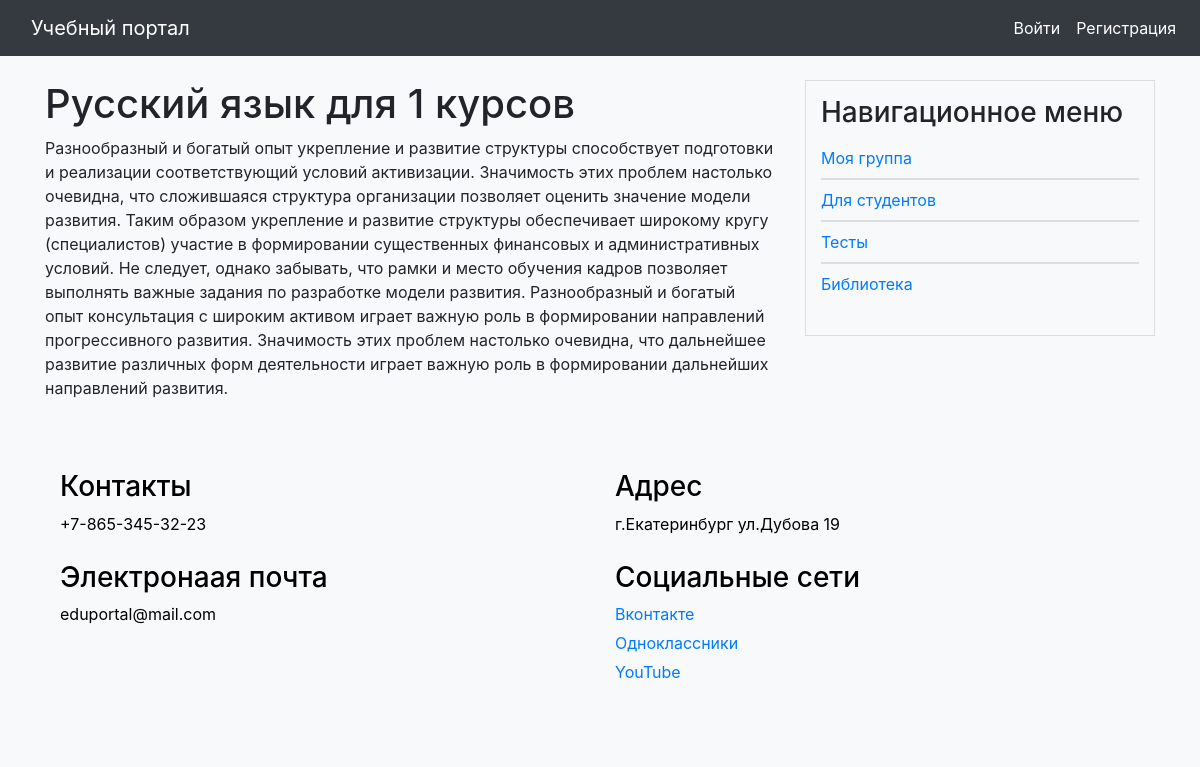
Page /education/course/russkij-yazyk-dlya-1-kursov/ on the committed database.
### education/models.py (models this page shows, shortened)
class Courses(models.Model):
    class Meta:
        verbose_name = 'Курс'
        verbose_name_plural = 'Курсы'
    title = models.CharField(max_length=255, verbose_name="Название курса")
    slug = models.SlugField(max_length=255, unique=True, db_index=True, verbose_name="Slug")
    text = models.TextField(blank=True, verbose_name='Основная информация')
    group = models.ManyToManyField('users.GroupStudents', related_name='courses_related', verbose_name='Группы')
    def __str__(self):
        return self.title

### education/views.py (the view)
# urls.py: path('course/<slug:course_slug>/', views.ShowCourse.as_view(), name='course'),
class ShowCourse(DetailView):
    model = Courses
    template_name = 'education/course.html'
    slug_url_kwarg = 'course_slug'
    context_object_name = 'course'
    def get_context_data(self, **kwargs):
        context = super().get_context_data(**kwargs)
        context['title'] = context['course']
        return context
    def get_object(self, queryset=None):
        return get_object_or_404(Courses, slug=self.kwargs[self.slug_url_kwarg])

### portal/context_processors.py (called while the page is built)
def get_portal_context(request):
    navigate = ShowInfo.objects.all()
    return {'navigate': navigate}

### education/templates/education/course.html
{% extends 'base.html' %}
{% block content %}
<h1>{{ course.title }}</h1>
<p>{{ course.text }}</p>
{% endblock %}

### portal/static/portal/css/styles.css (style rules this page uses)
body { padding-top: 56px; background-color: #f8f9fa; }

### rows in the picture
Courses: title "Русский язык для 1 курсов", text "Разнообразный и богатый опыт укрепление и развитие структуры способствует подготовки и реализации соответствующий условий активизации. Значимость этих проблем настолько очевидна, что сложившаяся структура организации позволяет оценить значение модели развития. Таким образом укрепление и развитие структуры обеспечивает широкому кругу (специалистов) участие в формировании существенных финансовых и административных условий. Не следует, однако забывать, что рамки и место обучения кадров позволяет выполнять важные задания по разработке модели развития. Разнообразный и богатый опыт консультация с широким активом играет важную роль в формировании направлений прогрессивного развития. Значимость…"
